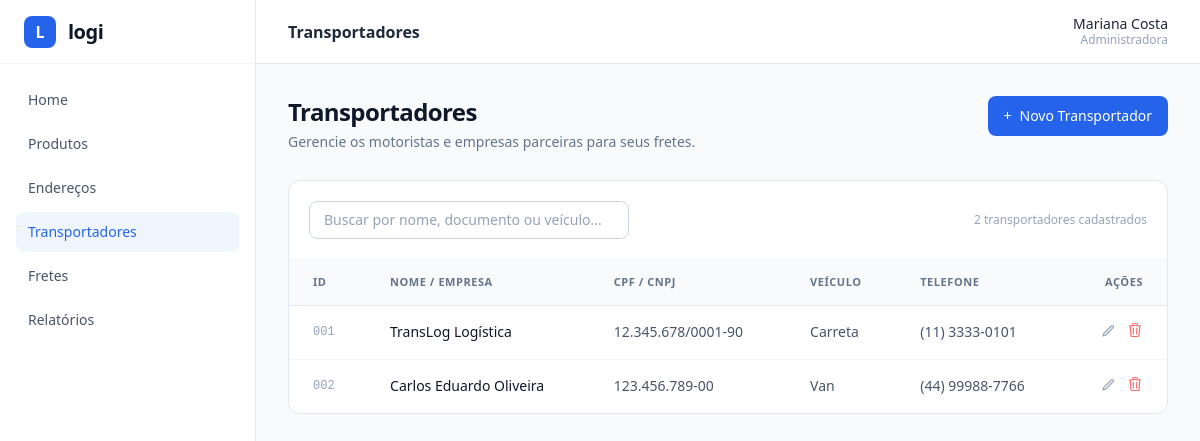
The page /transportadores.php on the database its author committed.
### tables this page shows
CREATE TABLE transportadores (
            id INTEGER PRIMARY KEY AUTOINCREMENT,
            nome TEXT NOT NULL,
            documento TEXT NOT NULL,
            veiculo TEXT NOT NULL,
            telefone TEXT NOT NULL
        );

### transportadores.php (the view, shortened to what this page needs)
<?php
$pdo = getDb();
$modoFormulario = false;
$transportadorEdicao = [
    'id' => 0,
    'nome' => '',
    'documento' => '',
    'veiculo' => '',
    'telefone' => '',
];
$transportadores = [];
if (!$modoFormulario) {
    $transportadores = $pdo->query('SELECT id, nome, documento, veiculo, telefone FROM transportadores ORDER BY id ASC')->fetchAll();
}
require_once __DIR__ . '/includes/header.php';
?>
<?php if ($modoFormulario): ?>
    <?php $ehEdicao = ((int) $transportadorEdicao['id'] > 0); ?>
    <nav class="flex items-center gap-2 text-xs text-slate-400 mb-3">
        <a href="transportadores.php" class="hover:text-slate-600 transition">Transportadores</a>
        <span>/</span>
        <span class="text-slate-600 font-medium"><?= $ehEdicao ? 'Editar transportador' : 'Novo transportador' ?></span>
    </nav>
    <div class="mb-7">
        <h1 class="text-2xl font-bold text-slate-900 tracking-tight">
            <?= $ehEdicao ? 'Editar Transportador' : 'Cadastrar Transportador' ?>
        </h1>
        <p class="text-sm text-slate-500 mt-1">Adicione um motorista ou uma empresa para realizar seus fretes.</p>
    </div>
    <form method="POST" action="transportadores.php" class="bg-white border border-slate-200 rounded-xl overflow-hidden">
        <input type="hidden" name="acao" value="salvar">
        <input type="hidden" name="id" value="<?= (int) $transportadorEdicao['id'] ?>">
        <div class="p-6 sm:p-8 space-y-6">
            <div class="flex items-center justify-between">
                <div>
                    <h2 class="text-base font-semibold text-slate-900">Informações do transportador</h2>
                    <p class="text-xs text-slate-500 mt-0.5">Preencha os dados de identificação, veículo e contato.</p>
                </div>
                <span class="text-xs text-slate-400">* Campos obrigatórios</span>
            </div>
            <div class="grid grid-cols-1 sm:grid-cols-2 gap-6">
                <div>
                    <label for="nome" class="block text-sm font-medium text-slate-700 mb-2">
                        Nome do Motorista ou Empresa *
                    </label>
                    <input
                        type="text"
                        id="nome"
                        name="nome"
                        required
                        value="<?= htmlspecialchars($transportadorEdicao['nome']) ?>"
                        placeholder="Ex.: TransLog"
                        class="w-full rounded-lg border border-slate-300 px-3.5 py-2.5 text-sm text-slate-900 placeholder:text-slate-400 focus:border-blue-600 focus:outline-none focus:ring-2 focus:ring-blue-600/15"
                    >
                </div>
                <div>
                    <label for="documento" class="block text-sm font-medium text-slate-700 mb-2">
                        CPF ou CNPJ *
                    </label>
                    <input
                        type="text"
                        id="documento"
                        name="documento"
                        required
                        value="<?= htmlspecialchars($transportadorEdicao['documento']) ?>"
                        placeholder="Digite o CPF ou CNPJ"
                        class="w-full rounded-lg border border-slate-300 px-3.5 py-2.5 text-sm text-slate-900 placeholder:text-slate-400 focus:border-blue-600 focus:outline-none focus:ring-2 focus:ring-blue-600/15"
                    >
                </div>
            </div>
            <div class="grid grid-cols-1 sm:grid-cols-2 gap-6">
                <div>
                    <label for="veiculo" class="block text-sm font-medium text-slate-700 mb-2">
                        Tipo de Veículo *
                    </label>
                    <input
                        type="text"
                        id="veiculo"
                        name="veiculo"
                        required
                        value="<?= htmlspecialchars($transportadorEdicao['veiculo']) ?>"
                        placeholder="Ex.: Carreta, Van, Fiorino"
                        class="w-full rounded-lg border border-slate-300 px-3.5 py-2.5 text-sm text-slate-900 placeholder:text-slate-400 focus:border-blue-600 focus:outline-none focus:ring-2 focus:ring-blue-600/15"
                    >
                    <p class="text-xs text-slate-400 mt-1.5">Informe o veículo utilizado no transporte.</p>
                </div>
                <div>
                    <label for="telefone" class="block text-sm font-medium text-slate-700 mb-2">
                        Telefone / Contato *
                    </label>
                    <input
                        type="text"
                        id="telefone"
                        name="telefone"
                        required
                        value="<?= htmlspecialchars($transportadorEdicao['telefone']) ?>"
                        placeholder="Ex.: (11) 3333-0101"
                        class="w-full rounded-lg border border-slate-300 px-3.5 py-2.5 text-sm text-slate-900 placeholder:text-slate-400 focus:border-blue-600 focus:outline-none focus:ring-2 focus:ring-blue-600/15"
                    >
                    <p class="text-xs text-slate-400 mt-1.5">Inclua o DDD do telefone.</p>
                </div>
            </div>
        </div>
        <div class="bg-slate-50/70 border-t border-slate-200 px-6 sm:px-8 py-4 flex flex-col sm:flex-row sm:items-center sm:justify-between gap-3">
            <p class="text-xs text-slate-400">Os dados poderão ser editados após o cadastro.</p>
            <div class="flex items-center justify-end gap-3">
                <a
                    href="transportadores.php"
                    class="px-4 py-2 rounded-lg border border-slate-300 bg-white text-sm font-medium text-slate-700 hover:bg-slate-50 transition"
                >
                    Cancelar
                </a>
                <button
                    type="submit"
                    class="px-5 py-2 rounded-lg bg-blue-600 text-sm font-medium text-white hover:bg-blue-700 transition cursor-pointer"
                >
                    <?= $ehEdicao ? 'Atualizar Transportador' : 'Salvar Transportador' ?>
                </button>
            </div>
        </div>
    </form>
    <p class="text-xs text-slate-400 mt-4">
        Após salvar, o transportador estará disponível para seleção ao gerar um frete.
    </p>
<?php else: ?>
    <div class="flex flex-col sm:flex-row sm:items-center sm:justify-between gap-4 mb-7">
        <div>
            <h1 class="text-2xl font-bold text-slate-900 tracking-tight">Transportadores</h1>
            <p class="text-sm text-slate-500 mt-1">Gerencie os motoristas e empresas parceiras para seus fretes.</p>
        </div>
        <a
            href="transportadores.php?acao=novo"
            class="inline-flex items-center justify-center gap-2 px-4 py-2.5 rounded-lg bg-blue-600 text-sm font-medium text-white hover:bg-blue-700 transition self-start"
        >
            <span>+</span>
            <span>Novo Transportador</span>
        </a>
    </div>
    <div class="bg-white border border-slate-200 rounded-xl overflow-hidden">
        <div class="p-5 flex flex-col sm:flex-row sm:items-center sm:justify-between gap-4 border-b border-slate-100">
            <div class="relative w-full sm:w-80">
                <input
                    type="text"
                    id="buscaTransportador"
                    placeholder="Buscar por nome, documento ou veículo..."
                    class="w-full rounded-lg border border-slate-300 pl-3.5 pr-3.5 py-2 text-sm text-slate-900 placeholder:text-slate-400 focus:border-blue-600 focus:outline-none focus:ring-2 focus:ring-blue-600/15"
                >
            </div>
            <span id="contadorTransportadores" class="text-xs text-slate-400">
                <?= count($transportadores) ?> <?= count($transportadores) === 1 ? 'transportador cadastrado' : 'transportadores cadastrados' ?>
            </span>
        </div>
        <div class="overflow-x-auto">
            <table class="w-full text-left border-collapse">
                <thead>
                    <tr class="bg-slate-50 border-b border-slate-200 text-[11px] font-semibold uppercase tracking-wider text-slate-500">
                        <th class="py-3.5 px-6">ID</th>
                        <th class="py-3.5 px-6">Nome / Empresa</th>
                        <th class="py-3.5 px-6">CPF / CNPJ</th>
                        <th class="py-3.5 px-6">Veículo</th>
                        <th class="py-3.5 px-6">Telefone</th>
                        <th class="py-3.5 px-6 text-right">Ações</th>
                    </tr>
                </thead>
                <tbody class="divide-y divide-slate-100 text-sm">
                    <?php if (empty($transportadores)): ?>
                        <tr>
                            <td colspan="6" class="py-10 px-6 text-center text-slate-400">
                                Nenhum transportador cadastrado ainda. Clique em <strong>+ Novo Transportador</strong> para adicionar.
                            </td>
                        </tr>
                    <?php else: ?>
                        <?php foreach ($transportadores as $t):
                            $idFormatado = str_pad((string) $t['id'], 3, '0', STR_PAD_LEFT);
                            $textoBusca = mb_strtolower(
                                $idFormatado . ' ' . $t['id'] . ' ' . $t['nome'] . ' ' .
                                $t['documento'] . ' ' . $t['veiculo'] . ' ' . $t['telefone']
                            );
                        ?>
                            <tr
                                class="linha-transportador hover:bg-slate-50/70 transition"
                                data-busca="<?= htmlspecialchars($textoBusca) ?>"
                            >
                                <td class="py-4 px-6 text-slate-400 font-mono text-xs"><?= htmlspecialchars($idFormatado) ?></td>
                                <td class="py-4 px-6 font-medium text-slate-900"><?= htmlspecialchars($t['nome']) ?></td>
                                <td class="py-4 px-6 text-slate-600"><?= htmlspecialchars($t['documento']) ?></td>
                                <td class="py-4 px-6 text-slate-600"><?= htmlspecialchars($t['veiculo']) ?></td>
                                <td class="py-4 px-6 text-slate-600"><?= htmlspecialchars($t['telefone']) ?></td>
                                <td class="py-4 px-6">
                                    <div class="flex items-center justify-end gap-3">
                                        <a
                                            href="transportadores.php?editar=<?= (int) $t['id'] ?>"
                                            title="Editar transportador"
                                            class="text-slate-400 hover:text-blue-600 transition"
                                        >
                                            <svg class="w-4 h-4" fill="none" stroke="currentColor" stroke-width="1.8" viewBox="0 0 24 24">
                                                <path stroke-linecap="round" stroke-linejoin="round" d="M16.862 4.487l1.687-1.688a1.875 1.875 0 112.652 2.652L10.582 16.07a4.5 4.5 0 01-1.897 1.13L6 18l.8-2.685a4.5 4.5 0 011.13-1.897l8.932-8.931z" />
                                            </svg>
                                        </a>
                                        <form
                                            method="POST"
                                            action="transportadores.php"
                                            onsubmit="return confirm('Deseja realmente excluir este transportador?');"
                                            class="inline"
                                        >
                                            <button
                                                type="submit"
                                                title="Excluir transportador"
                                                class="text-red-400 hover:text-red-600 transition cursor-pointer"
                                            >
                                            </button>
                                        </form>
                                    </div>
                                </td>
                            </tr>
                        <?php endforeach; ?>
                    <?php endif; ?>
                </tbody>
            </table>
        </div>
    </div>
<?php endif; ?>
<?php require_once __DIR__ . '/includes/footer.php'; ?>

### rows shown on the page
transportadores: id "001", nome "TransLog Logística", documento "12.345.678/0001-90", veiculo "Carreta", telefone "(11) 3333-0101"
transportadores: id "002", nome "Carlos Eduardo Oliveira", documento "123.456.789-00", veiculo "Van", telefone "(44) 99988-7766"

### other values the page prints
$item['label'] "Home"
$item['label'] "Produtos"
$item['label'] "Endereços"
$item['label'] "Transportadores"
$item['label'] "Fretes"
$item['label'] "Relatórios"
$tituloPagina "Transportadores"
count($transportadores) "2"
